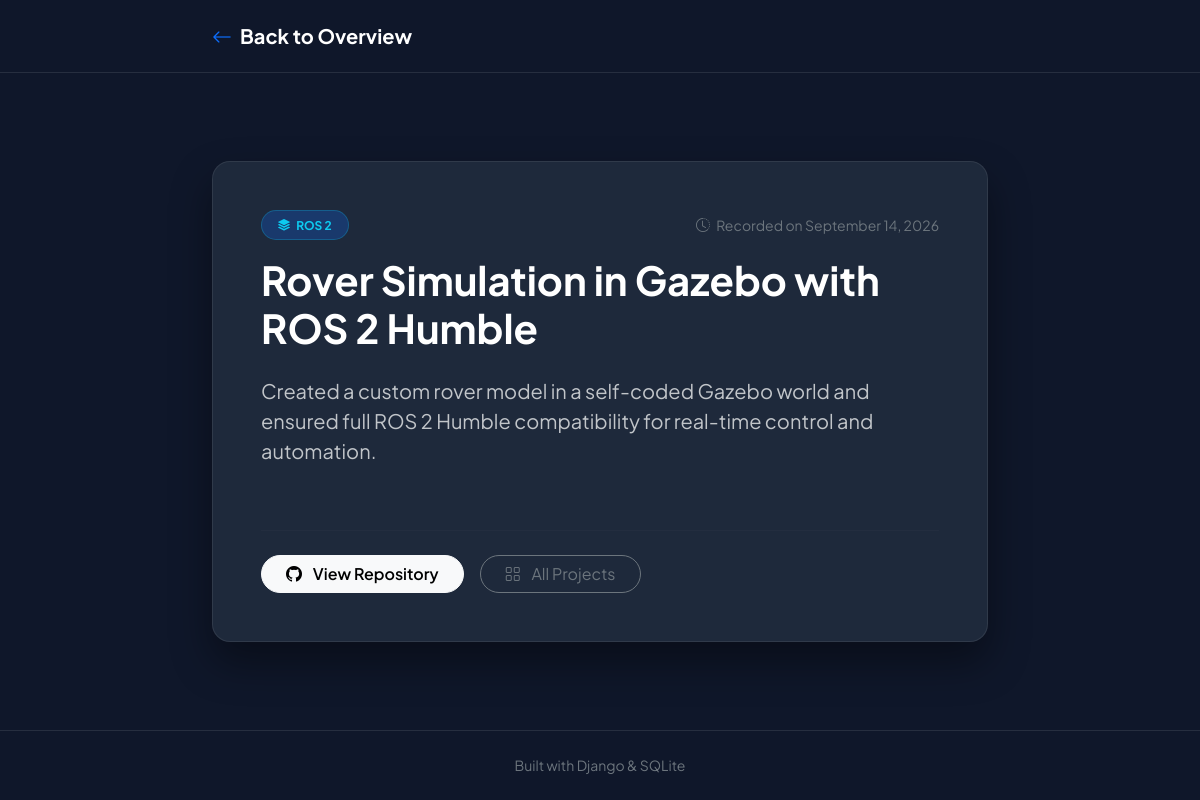
/project/1/, run on the app's committed database.
### projects/models.py (models this page shows, shortened)
class Project(models.Model):
    title = models.CharField(max_length=150)
    description = models.TextField()
    technology = models.CharField(max_length=100)
    github_link = models.URLField(blank=True)
    created_at = models.DateTimeField(auto_now_add=True)

### projects/views.py (the view)
# urls.py: path('project/<int:pk>/', views.project_detail, name='project_detail'),
def project_detail(request, pk):
    project = get_object_or_404(Project, pk=pk)
    return render(request, 'projects/project_detail.html', {'project': project})

### projects/templates/projects/project_detail.html (shortened to what this page needs)
<!DOCTYPE html>
<html lang="en">
<head>
    <link rel="stylesheet" href="https://cdn.jsdelivr.net/npm/bootstrap@5.3.0/dist/css/bootstrap.min.css">
    <link rel="stylesheet" href="https://cdn.jsdelivr.net/npm/bootstrap-icons@1.11.3/font/bootstrap-icons.min.css">
</head>
<body class="d-flex flex-column justify-content-between">
    <nav class="navbar navbar-dark border-bottom border-secondary border-opacity-25 py-3">
        <div class="container" style="max-width: 800px;">
            <a class="navbar-brand fw-bold text-white d-flex align-items-center gap-2" href="{% url 'project_list' %}">
                <i class="bi bi-arrow-left text-primary"></i>
                <span>Back to Overview</span>
            </a>
        </div>
    </nav>
    <div class="container my-5" style="max-width: 800px;">
        <div class="card detail-card p-4 p-md-5">
            <div class="d-flex flex-wrap justify-content-between align-items-center gap-2 mb-3">
                <span class="badge bg-primary bg-opacity-25 text-info px-3 py-2 border border-info border-opacity-25 rounded-pill">
                    <i class="bi bi-stack me-1"></i> {{ project.technology }}
                </span>
                <span class="text-secondary small">
                    <i class="bi bi-clock-history me-1"></i> Recorded on {{ project.created_at|date:"F d, Y" }}
                </span>
            </div>
            <h1 class="fw-bold text-white mb-4">{{ project.title }}</h1>
            <div class="text-light text-opacity-75 fs-5 leading-relaxed mb-4">
                <p style="white-space: pre-line;">{{ project.description }}</p>
            </div>
            <hr class="border-secondary border-opacity-25 my-4">
            <div class="d-flex flex-wrap gap-3">
                {% if project.github_link %}
                <a href="{{ project.github_link }}" target="_blank" class="btn btn-light px-4 rounded-pill fw-semibold">
                    <i class="bi bi-github me-2"></i> View Repository
                </a>
                {% endif %}
                <a href="{% url 'project_list' %}" class="btn btn-outline-secondary px-4 rounded-pill">
                    <i class="bi bi-grid me-2"></i> All Projects
                </a>
            </div>
        </div>
    </div>
    <footer class="text-center py-4 border-top border-secondary border-opacity-25 text-secondary small">
        <p class="mb-0">Built with Django & SQLite</p>
    </footer>
</body>
</html>

### projects/templates/projects/project_detail.html (style rules this page uses)
body { font-family: 'Plus Jakarta Sans', sans-serif; background-color: #0f172a; color: #e2e8f0; min-height: 100vh; }
.detail-card { background: #1e293b; border: 1px solid rgba(255, 255, 255, 0.08); border-radius: 18px; box-shadow: 0 20px 40px rgba(0, 0, 0, 0.4); }

### data on the page
Project: technology "ROS 2", created_at "September 14, 2026", title "Rover Simulation in Gazebo with ROS 2 Humble", description "Created a custom rover model in a self-coded Gazebo world and ensured full ROS 2 Humble compatibility for real-time control and automation."
